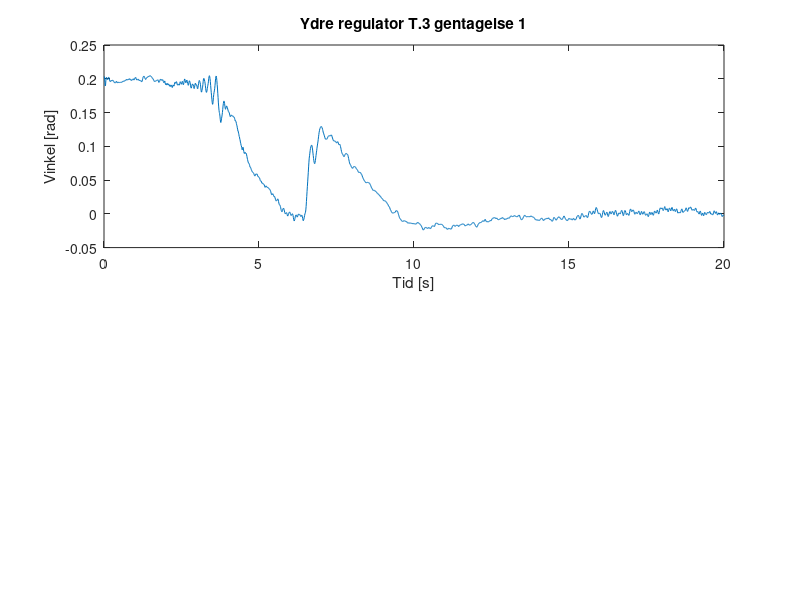

This chart was generated by the following MATLAB code: (Note: this script raises an error after producing the figure.)
%Der er 10 ms mellem hver sampling
clc
clear all
close all

load('dataYdre.mat');


realdata=dataYdre(:,1);
stroem=dataYdre(:,2);
startPin=dataYdre(:,3);

%plot(realdata)
%hold on
%plot(startPin-2)




n=2000;
for i = 1:n
    tid(i) = 0.01 * i;
end

start=[146;3280;7167;12045;17688;20912;45367;24366;27761;38253]

for i = 1:10
    data(:,i)=realdata(start(i):start(i)+(n-1));
    dataStroem(:,i)=stroem(start(i):start(i)+(n-1));
end

n=length(data)

for i = 1:10
    dataFilt(1,i) = data(1,i);
    dataFilt(2,i) = (data(1,i) + data(2,i))/2;
    dataFiltStroem(1,i) = dataStroem(1,i);
    dataFiltStroem(2,i) = (dataStroem(1,i) + dataStroem(2,i))/2;
end

for i = 1:10
    for ii=1:n-2
        dataFilt(ii+2,i)=(data(ii,i)+data(ii+1,i)+data(ii+2,i))/3;
        dataFiltStroem(ii+2,i)=(dataStroem(ii,i)+dataStroem(ii+1,i)+dataStroem(ii+2,i))/3;        
    end
end


temp = [0;0;0;0;0;0;0;0;0;0];

for i=1:10
    for ii=1001:n
        temp(i) = temp(i) + dataFilt(ii,i);
    end
end


offset = temp/(n-1000);
offset(10)=offset(10)+0.002;
offset(9)=offset(9);
offset(8)=offset(8)+0.003;
offset(7)=offset(7);
offset(6)=offset(6)+0.002;
offset(5)=offset(5);
offset(4)=offset(4)+0.002;
offset(3)=offset(3)+0.005;
offset(2)=offset(2);
offset(1)=offset(1)+0.005;



for i = 1:10
    dataFilt(:,i) = dataFilt(:,i)-offset(i);
end

addMarkX = [0;0;0;0;0;0;0;0;0;0];
addMarkY = [0;0;0;0;0;0;0;0;0;0];

for i = 1:10
    for ii=1:(n-1)
        if abs(dataFilt(ii,i)) > 0.0175
            if abs(max(dataFilt(ii+1:n,i)))<=0.0175
                addMarkX(i) = ii+1;
                addMarkY(i) = dataFilt(ii+1,i);
            elseif abs(min(dataFilt(ii+1:n,i)))<=0.0175
                addMarkX(i) = ii+1;
                addMarkY(i) = dataFilt(ii+1,i);
            end
        end
    end
end

addMarkX = addMarkX * 0.01;

for i=1:10
    figure(i);
    subplot(2,1,1);
    plotVar = plot(tid,dataFilt(:,i));
    a=sprintf('Ydre regulator T.3 gentagelse %d',i);
    title(a)
    ylabel("Vinkel [rad]");
    xlabel("Tid [s]");
    yline(0.0175);
    yline(-0.0175);
    datatip(plotVar,addMarkX(i),addMarkY(i));
    subplot(2,1,2);
    plot(tid,dataFiltStroem(:,i));
    a=sprintf('Strøminput ved ydre regulator T.3 gentagelse %d',i);
    title(a)
    ylabel("Strøm [A]");
    xlabel("Tid [s]");
end


